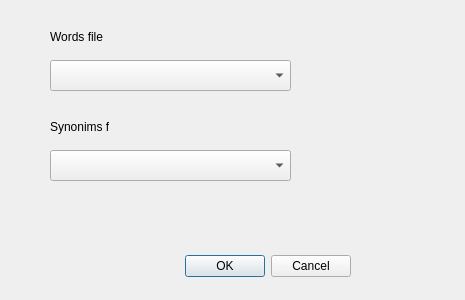
<?xml version="1.0" encoding="UTF-8"?>
<ui version="4.0">
 <class>SynonimSubWindow</class>
 <widget class="QDialog" name="SynonimSubWindow">
  <property name="geometry">
   <rect>
    <x>0</x>
    <y>0</y>
    <width>465</width>
    <height>300</height>
   </rect>
  </property>
  <property name="windowTitle">
   <string>Dialog</string>
  </property>
  <widget class="QDialogButtonBox" name="buttonBox">
   <property name="geometry">
    <rect>
     <x>10</x>
     <y>250</y>
     <width>341</width>
     <height>32</height>
    </rect>
   </property>
   <property name="orientation">
    <enum>Qt::Horizontal</enum>
   </property>
   <property name="standardButtons">
    <set>QDialogButtonBox::Cancel|QDialogButtonBox::Ok</set>
   </property>
  </widget>
  <widget class="QComboBox" name="wordsComboBox">
   <property name="geometry">
    <rect>
     <x>50</x>
     <y>60</y>
     <width>241</width>
     <height>31</height>
    </rect>
   </property>
  </widget>
  <widget class="QComboBox" name="synonimsComboBox">
   <property name="geometry">
    <rect>
     <x>50</x>
     <y>150</y>
     <width>241</width>
     <height>31</height>
    </rect>
   </property>
  </widget>
  <widget class="QLabel" name="label">
   <property name="geometry">
    <rect>
     <x>50</x>
     <y>30</y>
     <width>59</width>
     <height>14</height>
    </rect>
   </property>
   <property name="text">
    <string>Words file</string>
   </property>
  </widget>
  <widget class="QLabel" name="label_2">
   <property name="geometry">
    <rect>
     <x>50</x>
     <y>120</y>
     <width>59</width>
     <height>14</height>
    </rect>
   </property>
   <property name="text">
    <string>Synonims file</string>
   </property>
  </widget>
 </widget>
 <resources/>
 <connections>
  <connection>
   <sender>buttonBox</sender>
   <signal>accepted()</signal>
   <receiver>SynonimSubWindow</receiver>
   <slot>accept()</slot>
   <hints>
    <hint type="sourcelabel">
     <x>248</x>
     <y>254</y>
    </hint>
    <hint type="destinationlabel">
     <x>157</x>
     <y>274</y>
    </hint>
   </hints>
  </connection>
  <connection>
   <sender>buttonBox</sender>
   <signal>rejected()</signal>
   <receiver>SynonimSubWindow</receiver>
   <slot>reject()</slot>
   <hints>
    <hint type="sourcelabel">
     <x>316</x>
     <y>260</y>
    </hint>
    <hint type="destinationlabel">
     <x>286</x>
     <y>274</y>
    </hint>
   </hints>
  </connection>
 </connections>
</ui>
